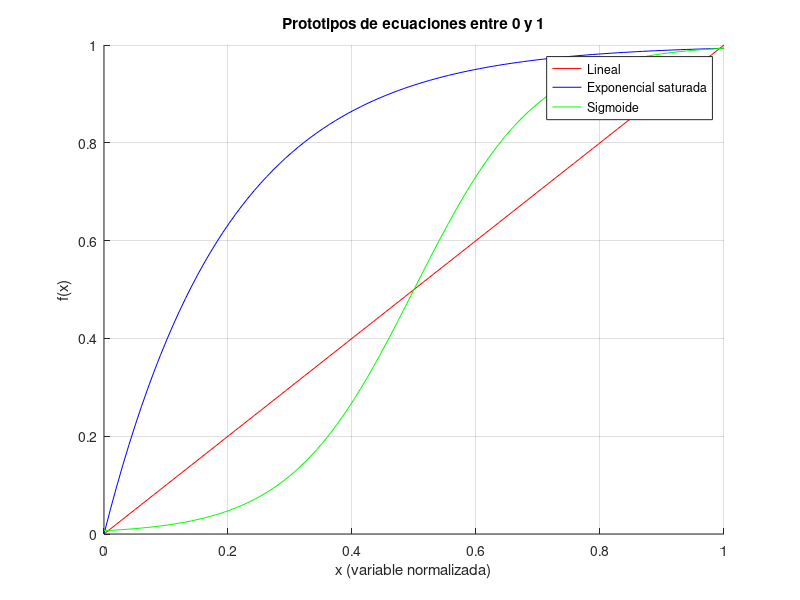
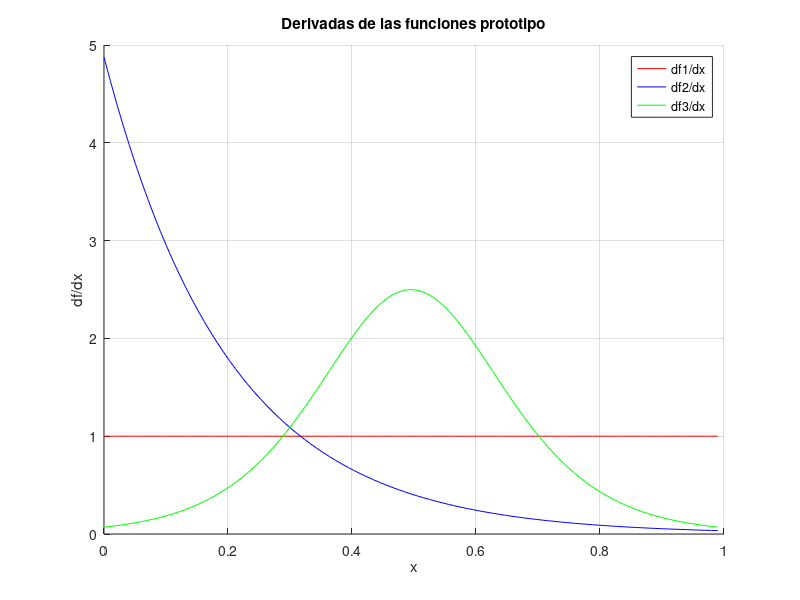
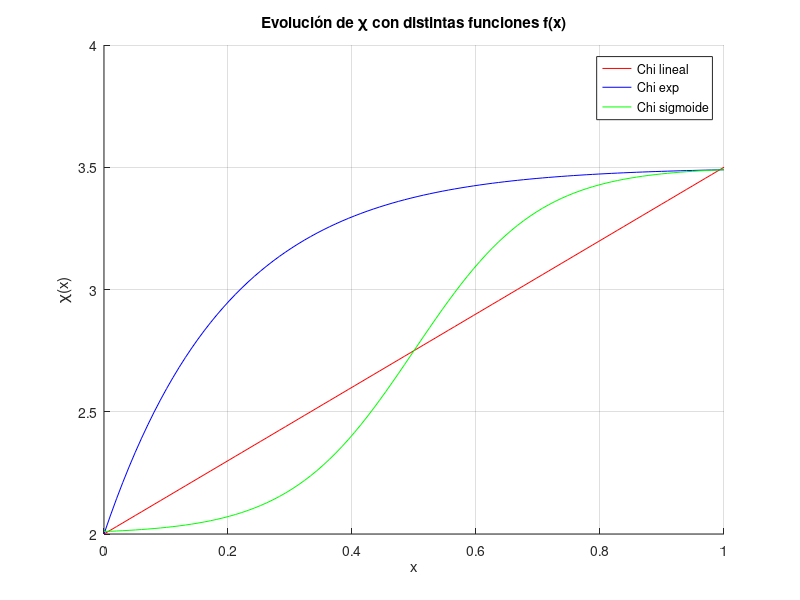

These charts were generated, in order, by the following MATLAB code:
clear all
clc
x = [linspace(0,1,100)];

f2 = 1 - exp(-5*x);  % saturación rápida hacia 1
f3 = 1 ./ (1 + exp(-10*(x - 0.5)));  % tipo sigmoide
f1 = x;   % crecimiento lineal

figure; hold on; grid on;
plot(x, f1, 'r', 'DisplayName', 'Lineal');
plot(x, f2, 'b', 'DisplayName', 'Exponencial saturada');
plot(x, f3, 'g', 'DisplayName', 'Sigmoide');
legend;
xlabel('x (variable normalizada)');
ylabel('f(x)');
title('Prototipos de ecuaciones entre 0 y 1');
%%
dx = x(2) - x(1);        % paso
df1 = diff(f1)/dx;
df2 = diff(f2)/dx;
df3 = diff(f3)/dx;

x_mid = x(1:end-1);      % vector para derivadas

figure; hold on; grid on;
plot(x_mid, df1, 'r', 'DisplayName', 'df1/dx');
plot(x_mid, df2, 'b', 'DisplayName', 'df2/dx');
plot(x_mid, df3, 'g', 'DisplayName', 'df3/dx');
legend;
xlabel('x');
ylabel('df/dx');
title('Derivadas de las funciones prototipo');
%%
chi0 = 2;
A = 1.5;

chi1 = chi0 + A * f1;
chi2 = chi0 + A * f2;
chi3 = chi0 + A * f3;

figure; hold on; grid on;
plot(x, chi1, 'r', 'DisplayName', 'Chi lineal');
plot(x, chi2, 'b', 'DisplayName', 'Chi exp');
plot(x, chi3, 'g', 'DisplayName', 'Chi sigmoide');
legend;
xlabel('x');
ylabel('\chi(x)');
title('Evolución de \chi con distintas funciones f(x)');
